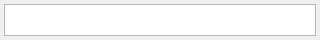
<?xml version="1.0" encoding="UTF-8"?>
<ui version="4.0">
 <class>BulkDataEditWidget</class>
 <widget class="QWidget" name="BulkDataEditWidget">
  <property name="geometry">
   <rect>
    <x>0</x>
    <y>0</y>
    <width>320</width>
    <height>40</height>
   </rect>
  </property>
  <property name="minimumSize">
   <size>
    <width>320</width>
    <height>40</height>
   </size>
  </property>
  <property name="windowTitle">
   <string>Bulk data edit</string>
  </property>
  <layout class="QGridLayout" name="gridLayout">
   <property name="leftMargin">
    <number>4</number>
   </property>
   <property name="topMargin">
    <number>4</number>
   </property>
   <property name="rightMargin">
    <number>4</number>
   </property>
   <property name="bottomMargin">
    <number>4</number>
   </property>
   <item row="0" column="0">
    <widget class="QPlainTextEdit" name="value_edt">
     <property name="tabChangesFocus">
      <bool>true</bool>
     </property>
    </widget>
   </item>
  </layout>
 </widget>
 <resources/>
 <connections/>
</ui>
